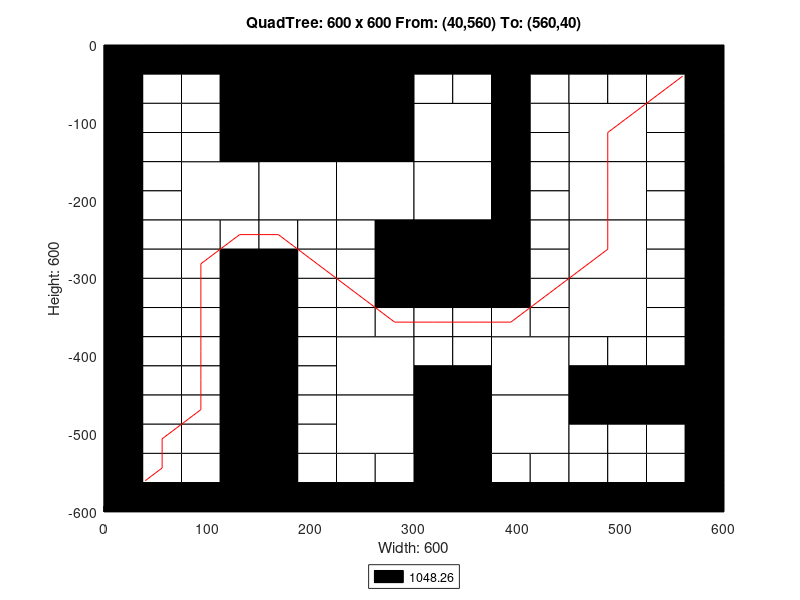

Recreate this plot in MATLAB.
axis([0 600 -600 0]);
title('QuadTree: 600 x 600 From: (40,560) To: (560,40)');
xlabel('Width: 600');
ylabel('Height: 600');
rectangle('Position',[150 -150 150 150], 'FaceColor',[0 0 0]);
rectangle('Position',[75 -225 75 75], 'FaceColor',[1 1 1]);
rectangle('Position',[150 -225 75 75], 'FaceColor',[1 1 1]);
rectangle('Position',[225 -225 75 75], 'FaceColor',[1 1 1]);
rectangle('Position',[300 -150 75 75], 'FaceColor',[1 1 1]);
rectangle('Position',[450 -150 75 75], 'FaceColor',[1 1 1]);
rectangle('Position',[300 -225 75 75], 'FaceColor',[1 1 1]);
rectangle('Position',[300 -300 75 75], 'FaceColor',[0 0 0]);
rectangle('Position',[450 -225 75 75], 'FaceColor',[1 1 1]);
rectangle('Position',[450 -300 75 75], 'FaceColor',[1 1 1]);
rectangle('Position',[225 -450 75 75], 'FaceColor',[1 1 1]);
rectangle('Position',[225 -525 75 75], 'FaceColor',[1 1 1]);
rectangle('Position',[375 -450 75 75], 'FaceColor',[1 1 1]);
rectangle('Position',[450 -375 75 75], 'FaceColor',[1 1 1]);
rectangle('Position',[300 -525 75 75], 'FaceColor',[0 0 0]);
rectangle('Position',[375 -525 75 75], 'FaceColor',[1 1 1]);
rectangle('Position',[300 -600 75 75], 'FaceColor',[0 0 0]);
rectangle('Position',[0 -37.5 37.5 37.5], 'FaceColor',[0 0 0]);
rectangle('Position',[37.5 -37.5 37.5 37.5], 'FaceColor',[0 0 0]);
rectangle('Position',[0 -75 37.5 37.5], 'FaceColor',[0 0 0]);
rectangle('Position',[37.5 -75 37.5 37.5], 'FaceColor',[1 1 1]);
rectangle('Position',[75 -37.5 37.5 37.5], 'FaceColor',[0 0 0]);
rectangle('Position',[112.5 -37.5 37.5 37.5], 'FaceColor',[0 0 0]);
rectangle('Position',[75 -75 37.5 37.5], 'FaceColor',[1 1 1]);
rectangle('Position',[112.5 -75 37.5 37.5], 'FaceColor',[0 0 0]);
rectangle('Position',[0 -112.5 37.5 37.5], 'FaceColor',[0 0 0]);
rectangle('Position',[37.5 -112.5 37.5 37.5], 'FaceColor',[1 1 1]);
rectangle('Position',[0 -150 37.5 37.5], 'FaceColor',[0 0 0]);
rectangle('Position',[37.5 -150 37.5 37.5], 'FaceColor',[1 1 1]);
rectangle('Position',[75 -112.5 37.5 37.5], 'FaceColor',[1 1 1]);
rectangle('Position',[112.5 -112.5 37.5 37.5], 'FaceColor',[0 0 0]);
rectangle('Position',[75 -150 37.5 37.5], 'FaceColor',[1 1 1]);
rectangle('Position',[112.5 -150 37.5 37.5], 'FaceColor',[0 0 0]);
rectangle('Position',[0 -187.5 37.5 37.5], 'FaceColor',[0 0 0]);
rectangle('Position',[37.5 -187.5 37.5 37.5], 'FaceColor',[1 1 1]);
rectangle('Position',[0 -225 37.5 37.5], 'FaceColor',[0 0 0]);
rectangle('Position',[37.5 -225 37.5 37.5], 'FaceColor',[1 1 1]);
rectangle('Position',[0 -262.5 37.5 37.5], 'FaceColor',[0 0 0]);
rectangle('Position',[37.5 -262.5 37.5 37.5], 'FaceColor',[1 1 1]);
rectangle('Position',[0 -300 37.5 37.5], 'FaceColor',[0 0 0]);
rectangle('Position',[37.5 -300 37.5 37.5], 'FaceColor',[1 1 1]);
rectangle('Position',[75 -262.5 37.5 37.5], 'FaceColor',[1 1 1]);
rectangle('Position',[112.5 -262.5 37.5 37.5], 'FaceColor',[1 1 1]);
rectangle('Position',[75 -300 37.5 37.5], 'FaceColor',[1 1 1]);
rectangle('Position',[112.5 -300 37.5 37.5], 'FaceColor',[0 0 0]);
rectangle('Position',[150 -262.5 37.5 37.5], 'FaceColor',[1 1 1]);
rectangle('Position',[187.5 -262.5 37.5 37.5], 'FaceColor',[1 1 1]);
rectangle('Position',[150 -300 37.5 37.5], 'FaceColor',[0 0 0]);
rectangle('Position',[187.5 -300 37.5 37.5], 'FaceColor',[1 1 1]);
rectangle('Position',[225 -262.5 37.5 37.5], 'FaceColor',[1 1 1]);
rectangle('Position',[262.5 -262.5 37.5 37.5], 'FaceColor',[0 0 0]);
rectangle('Position',[225 -300 37.5 37.5], 'FaceColor',[1 1 1]);
rectangle('Position',[262.5 -300 37.5 37.5], 'FaceColor',[0 0 0]);
rectangle('Position',[300 -37.5 37.5 37.5], 'FaceColor',[0 0 0]);
rectangle('Position',[337.5 -37.5 37.5 37.5], 'FaceColor',[0 0 0]);
rectangle('Position',[300 -75 37.5 37.5], 'FaceColor',[1 1 1]);
rectangle('Position',[337.5 -75 37.5 37.5], 'FaceColor',[1 1 1]);
rectangle('Position',[375 -37.5 37.5 37.5], 'FaceColor',[0 0 0]);
rectangle('Position',[412.5 -37.5 37.5 37.5], 'FaceColor',[0 0 0]);
rectangle('Position',[375 -75 37.5 37.5], 'FaceColor',[0 0 0]);
rectangle('Position',[412.5 -75 37.5 37.5], 'FaceColor',[1 1 1]);
rectangle('Position',[375 -112.5 37.5 37.5], 'FaceColor',[0 0 0]);
rectangle('Position',[412.5 -112.5 37.5 37.5], 'FaceColor',[1 1 1]);
rectangle('Position',[375 -150 37.5 37.5], 'FaceColor',[0 0 0]);
rectangle('Position',[412.5 -150 37.5 37.5], 'FaceColor',[1 1 1]);
rectangle('Position',[450 -37.5 37.5 37.5], 'FaceColor',[0 0 0]);
rectangle('Position',[487.5 -37.5 37.5 37.5], 'FaceColor',[0 0 0]);
rectangle('Position',[450 -75 37.5 37.5], 'FaceColor',[1 1 1]);
rectangle('Position',[487.5 -75 37.5 37.5], 'FaceColor',[1 1 1]);
rectangle('Position',[525 -37.5 37.5 37.5], 'FaceColor',[0 0 0]);
rectangle('Position',[562.5 -37.5 37.5 37.5], 'FaceColor',[0 0 0]);
rectangle('Position',[525 -75 37.5 37.5], 'FaceColor',[1 1 1]);
rectangle('Position',[562.5 -75 37.5 37.5], 'FaceColor',[0 0 0]);
rectangle('Position',[525 -112.5 37.5 37.5], 'FaceColor',[1 1 1]);
rectangle('Position',[562.5 -112.5 37.5 37.5], 'FaceColor',[0 0 0]);
rectangle('Position',[525 -150 37.5 37.5], 'FaceColor',[1 1 1]);
rectangle('Position',[562.5 -150 37.5 37.5], 'FaceColor',[0 0 0]);
rectangle('Position',[375 -187.5 37.5 37.5], 'FaceColor',[0 0 0]);
rectangle('Position',[412.5 -187.5 37.5 37.5], 'FaceColor',[1 1 1]);
rectangle('Position',[375 -225 37.5 37.5], 'FaceColor',[0 0 0]);
rectangle('Position',[412.5 -225 37.5 37.5], 'FaceColor',[1 1 1]);
rectangle('Position',[375 -262.5 37.5 37.5], 'FaceColor',[0 0 0]);
rectangle('Position',[412.5 -262.5 37.5 37.5], 'FaceColor',[1 1 1]);
rectangle('Position',[375 -300 37.5 37.5], 'FaceColor',[0 0 0]);
rectangle('Position',[412.5 -300 37.5 37.5], 'FaceColor',[1 1 1]);
rectangle('Position',[525 -187.5 37.5 37.5], 'FaceColor',[1 1 1]);
rectangle('Position',[562.5 -187.5 37.5 37.5], 'FaceColor',[0 0 0]);
rectangle('Position',[525 -225 37.5 37.5], 'FaceColor',[1 1 1]);
rectangle('Position',[562.5 -225 37.5 37.5], 'FaceColor',[0 0 0]);
rectangle('Position',[525 -262.5 37.5 37.5], 'FaceColor',[1 1 1]);
rectangle('Position',[562.5 -262.5 37.5 37.5], 'FaceColor',[0 0 0]);
rectangle('Position',[525 -300 37.5 37.5], 'FaceColor',[1 1 1]);
rectangle('Position',[562.5 -300 37.5 37.5], 'FaceColor',[0 0 0]);
rectangle('Position',[0 -337.5 37.5 37.5], 'FaceColor',[0 0 0]);
rectangle('Position',[37.5 -337.5 37.5 37.5], 'FaceColor',[1 1 1]);
rectangle('Position',[0 -375 37.5 37.5], 'FaceColor',[0 0 0]);
rectangle('Position',[37.5 -375 37.5 37.5], 'FaceColor',[1 1 1]);
rectangle('Position',[75 -337.5 37.5 37.5], 'FaceColor',[1 1 1]);
rectangle('Position',[112.5 -337.5 37.5 37.5], 'FaceColor',[0 0 0]);
rectangle('Position',[75 -375 37.5 37.5], 'FaceColor',[1 1 1]);
rectangle('Position',[112.5 -375 37.5 37.5], 'FaceColor',[0 0 0]);
rectangle('Position',[0 -412.5 37.5 37.5], 'FaceColor',[0 0 0]);
rectangle('Position',[37.5 -412.5 37.5 37.5], 'FaceColor',[1 1 1]);
rectangle('Position',[0 -450 37.5 37.5], 'FaceColor',[0 0 0]);
rectangle('Position',[37.5 -450 37.5 37.5], 'FaceColor',[1 1 1]);
rectangle('Position',[75 -412.5 37.5 37.5], 'FaceColor',[1 1 1]);
rectangle('Position',[112.5 -412.5 37.5 37.5], 'FaceColor',[0 0 0]);
rectangle('Position',[75 -450 37.5 37.5], 'FaceColor',[1 1 1]);
rectangle('Position',[112.5 -450 37.5 37.5], 'FaceColor',[0 0 0]);
rectangle('Position',[150 -337.5 37.5 37.5], 'FaceColor',[0 0 0]);
rectangle('Position',[187.5 -337.5 37.5 37.5], 'FaceColor',[1 1 1]);
rectangle('Position',[150 -375 37.5 37.5], 'FaceColor',[0 0 0]);
rectangle('Position',[187.5 -375 37.5 37.5], 'FaceColor',[1 1 1]);
rectangle('Position',[225 -337.5 37.5 37.5], 'FaceColor',[1 1 1]);
rectangle('Position',[262.5 -337.5 37.5 37.5], 'FaceColor',[0 0 0]);
rectangle('Position',[225 -375 37.5 37.5], 'FaceColor',[1 1 1]);
rectangle('Position',[262.5 -375 37.5 37.5], 'FaceColor',[1 1 1]);
rectangle('Position',[150 -412.5 37.5 37.5], 'FaceColor',[0 0 0]);
rectangle('Position',[187.5 -412.5 37.5 37.5], 'FaceColor',[1 1 1]);
rectangle('Position',[150 -450 37.5 37.5], 'FaceColor',[0 0 0]);
rectangle('Position',[187.5 -450 37.5 37.5], 'FaceColor',[1 1 1]);
rectangle('Position',[0 -487.5 37.5 37.5], 'FaceColor',[0 0 0]);
rectangle('Position',[37.5 -487.5 37.5 37.5], 'FaceColor',[1 1 1]);
rectangle('Position',[0 -525 37.5 37.5], 'FaceColor',[0 0 0]);
rectangle('Position',[37.5 -525 37.5 37.5], 'FaceColor',[1 1 1]);
rectangle('Position',[75 -487.5 37.5 37.5], 'FaceColor',[1 1 1]);
rectangle('Position',[112.5 -487.5 37.5 37.5], 'FaceColor',[0 0 0]);
rectangle('Position',[75 -525 37.5 37.5], 'FaceColor',[1 1 1]);
rectangle('Position',[112.5 -525 37.5 37.5], 'FaceColor',[0 0 0]);
rectangle('Position',[0 -562.5 37.5 37.5], 'FaceColor',[0 0 0]);
rectangle('Position',[37.5 -562.5 37.5 37.5], 'FaceColor',[1 1 1]);
rectangle('Position',[0 -600 37.5 37.5], 'FaceColor',[0 0 0]);
rectangle('Position',[37.5 -600 37.5 37.5], 'FaceColor',[0 0 0]);
rectangle('Position',[75 -562.5 37.5 37.5], 'FaceColor',[1 1 1]);
rectangle('Position',[112.5 -562.5 37.5 37.5], 'FaceColor',[0 0 0]);
rectangle('Position',[75 -600 37.5 37.5], 'FaceColor',[0 0 0]);
rectangle('Position',[112.5 -600 37.5 37.5], 'FaceColor',[0 0 0]);
rectangle('Position',[150 -487.5 37.5 37.5], 'FaceColor',[0 0 0]);
rectangle('Position',[187.5 -487.5 37.5 37.5], 'FaceColor',[1 1 1]);
rectangle('Position',[150 -525 37.5 37.5], 'FaceColor',[0 0 0]);
rectangle('Position',[187.5 -525 37.5 37.5], 'FaceColor',[1 1 1]);
rectangle('Position',[150 -562.5 37.5 37.5], 'FaceColor',[0 0 0]);
rectangle('Position',[187.5 -562.5 37.5 37.5], 'FaceColor',[1 1 1]);
rectangle('Position',[150 -600 37.5 37.5], 'FaceColor',[0 0 0]);
rectangle('Position',[187.5 -600 37.5 37.5], 'FaceColor',[0 0 0]);
rectangle('Position',[225 -562.5 37.5 37.5], 'FaceColor',[1 1 1]);
rectangle('Position',[262.5 -562.5 37.5 37.5], 'FaceColor',[1 1 1]);
rectangle('Position',[225 -600 37.5 37.5], 'FaceColor',[0 0 0]);
rectangle('Position',[262.5 -600 37.5 37.5], 'FaceColor',[0 0 0]);
rectangle('Position',[300 -337.5 37.5 37.5], 'FaceColor',[0 0 0]);
rectangle('Position',[337.5 -337.5 37.5 37.5], 'FaceColor',[0 0 0]);
rectangle('Position',[300 -375 37.5 37.5], 'FaceColor',[1 1 1]);
rectangle('Position',[337.5 -375 37.5 37.5], 'FaceColor',[1 1 1]);
rectangle('Position',[375 -337.5 37.5 37.5], 'FaceColor',[0 0 0]);
rectangle('Position',[412.5 -337.5 37.5 37.5], 'FaceColor',[1 1 1]);
rectangle('Position',[375 -375 37.5 37.5], 'FaceColor',[1 1 1]);
rectangle('Position',[412.5 -375 37.5 37.5], 'FaceColor',[1 1 1]);
rectangle('Position',[300 -412.5 37.5 37.5], 'FaceColor',[1 1 1]);
rectangle('Position',[337.5 -412.5 37.5 37.5], 'FaceColor',[1 1 1]);
rectangle('Position',[300 -450 37.5 37.5], 'FaceColor',[0 0 0]);
rectangle('Position',[337.5 -450 37.5 37.5], 'FaceColor',[0 0 0]);
rectangle('Position',[525 -337.5 37.5 37.5], 'FaceColor',[1 1 1]);
rectangle('Position',[562.5 -337.5 37.5 37.5], 'FaceColor',[0 0 0]);
rectangle('Position',[525 -375 37.5 37.5], 'FaceColor',[1 1 1]);
rectangle('Position',[562.5 -375 37.5 37.5], 'FaceColor',[0 0 0]);
rectangle('Position',[450 -412.5 37.5 37.5], 'FaceColor',[1 1 1]);
rectangle('Position',[487.5 -412.5 37.5 37.5], 'FaceColor',[1 1 1]);
rectangle('Position',[450 -450 37.5 37.5], 'FaceColor',[0 0 0]);
rectangle('Position',[487.5 -450 37.5 37.5], 'FaceColor',[0 0 0]);
rectangle('Position',[525 -412.5 37.5 37.5], 'FaceColor',[1 1 1]);
rectangle('Position',[562.5 -412.5 37.5 37.5], 'FaceColor',[0 0 0]);
rectangle('Position',[525 -450 37.5 37.5], 'FaceColor',[0 0 0]);
rectangle('Position',[562.5 -450 37.5 37.5], 'FaceColor',[0 0 0]);
rectangle('Position',[375 -562.5 37.5 37.5], 'FaceColor',[1 1 1]);
rectangle('Position',[412.5 -562.5 37.5 37.5], 'FaceColor',[1 1 1]);
rectangle('Position',[375 -600 37.5 37.5], 'FaceColor',[0 0 0]);
rectangle('Position',[412.5 -600 37.5 37.5], 'FaceColor',[0 0 0]);
rectangle('Position',[450 -487.5 37.5 37.5], 'FaceColor',[0 0 0]);
rectangle('Position',[487.5 -487.5 37.5 37.5], 'FaceColor',[0 0 0]);
rectangle('Position',[450 -525 37.5 37.5], 'FaceColor',[1 1 1]);
rectangle('Position',[487.5 -525 37.5 37.5], 'FaceColor',[1 1 1]);
rectangle('Position',[525 -487.5 37.5 37.5], 'FaceColor',[0 0 0]);
rectangle('Position',[562.5 -487.5 37.5 37.5], 'FaceColor',[0 0 0]);
rectangle('Position',[525 -525 37.5 37.5], 'FaceColor',[1 1 1]);
rectangle('Position',[562.5 -525 37.5 37.5], 'FaceColor',[0 0 0]);
rectangle('Position',[450 -562.5 37.5 37.5], 'FaceColor',[1 1 1]);
rectangle('Position',[487.5 -562.5 37.5 37.5], 'FaceColor',[1 1 1]);
rectangle('Position',[450 -600 37.5 37.5], 'FaceColor',[0 0 0]);
rectangle('Position',[487.5 -600 37.5 37.5], 'FaceColor',[0 0 0]);
rectangle('Position',[525 -562.5 37.5 37.5], 'FaceColor',[1 1 1]);
rectangle('Position',[562.5 -562.5 37.5 37.5], 'FaceColor',[0 0 0]);
rectangle('Position',[525 -600 37.5 37.5], 'FaceColor',[0 0 0]);
rectangle('Position',[562.5 -600 37.5 37.5], 'FaceColor',[0 0 0]);
X=[560,543.75,487.5,487.5,487.5,431.25,393.75,356.25,318.75,281.25,243.75,206.25,168.75,131.25,93.75,93.75,93.75,93.75,93.75,93.75,56.25,56.25,40];
Y=[-40,-56.25,-112.5,-187.5,-262.5,-318.75,-356.25,-356.25,-356.25,-356.25,-318.75,-281.25,-243.75,-243.75,-281.25,-318.75,-356.25,-393.75,-431.25,-468.75,-506.25,-543.75,-560];
hold on;
plot(X,Y,'r');
legend('1048.26','Location','southoutside');
